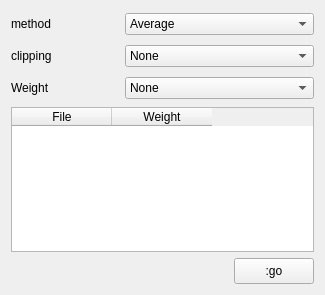
<?xml version="1.0" encoding="UTF-8"?>
<ui version="4.0">
 <class>FormCombine</class>
 <widget class="QWidget" name="FormCombine">
  <property name="geometry">
   <rect>
    <x>0</x>
    <y>0</y>
    <width>325</width>
    <height>295</height>
   </rect>
  </property>
  <property name="windowTitle">
   <string>Combine</string>
  </property>
  <layout class="QGridLayout" name="gridLayout">
   <item row="0" column="0">
    <widget class="QLabel" name="label">
     <property name="minimumSize">
      <size>
       <width>108</width>
       <height>26</height>
      </size>
     </property>
     <property name="maximumSize">
      <size>
       <width>108</width>
       <height>26</height>
      </size>
     </property>
     <property name="text">
      <string>method</string>
     </property>
    </widget>
   </item>
   <item row="0" column="1" colspan="2">
    <widget class="QComboBox" name="comboBoxMethod">
     <item>
      <property name="text">
       <string>Average</string>
      </property>
     </item>
     <item>
      <property name="text">
       <string>Mean</string>
      </property>
     </item>
     <item>
      <property name="text">
       <string>Median</string>
      </property>
     </item>
     <item>
      <property name="text">
       <string>Sum</string>
      </property>
     </item>
    </widget>
   </item>
   <item row="1" column="0">
    <widget class="QLabel" name="label_2">
     <property name="minimumSize">
      <size>
       <width>108</width>
       <height>26</height>
      </size>
     </property>
     <property name="maximumSize">
      <size>
       <width>108</width>
       <height>26</height>
      </size>
     </property>
     <property name="text">
      <string>clipping</string>
     </property>
    </widget>
   </item>
   <item row="1" column="1" colspan="2">
    <widget class="QComboBox" name="comboBoxClipping">
     <item>
      <property name="text">
       <string>None</string>
      </property>
     </item>
     <item>
      <property name="text">
       <string>Sigma</string>
      </property>
     </item>
     <item>
      <property name="text">
       <string>Minmax</string>
      </property>
     </item>
    </widget>
   </item>
   <item row="2" column="0">
    <widget class="QLabel" name="label_3">
     <property name="minimumSize">
      <size>
       <width>108</width>
       <height>26</height>
      </size>
     </property>
     <property name="maximumSize">
      <size>
       <width>108</width>
       <height>26</height>
      </size>
     </property>
     <property name="text">
      <string>Weight</string>
     </property>
    </widget>
   </item>
   <item row="2" column="1" colspan="2">
    <widget class="QComboBox" name="comboBoxWeight">
     <property name="currentIndex">
      <number>0</number>
     </property>
     <item>
      <property name="text">
       <string>None</string>
      </property>
     </item>
     <item>
      <property name="text">
       <string>Custom</string>
      </property>
     </item>
    </widget>
   </item>
   <item row="3" column="0" colspan="3">
    <widget class="QTableWidget" name="tableWidgetWeights">
     <column>
      <property name="text">
       <string>File</string>
      </property>
     </column>
     <column>
      <property name="text">
       <string>Weight</string>
      </property>
     </column>
    </widget>
   </item>
   <item row="4" column="0" colspan="2">
    <spacer name="horizontalSpacer">
     <property name="orientation">
      <enum>Qt::Horizontal</enum>
     </property>
     <property name="sizeHint" stdset="0">
      <size>
       <width>265</width>
       <height>20</height>
      </size>
     </property>
    </spacer>
   </item>
   <item row="4" column="2">
    <widget class="QPushButton" name="pushButtonGo">
     <property name="minimumSize">
      <size>
       <width>80</width>
       <height>26</height>
      </size>
     </property>
     <property name="maximumSize">
      <size>
       <width>80</width>
       <height>26</height>
      </size>
     </property>
     <property name="text">
      <string>:go</string>
     </property>
    </widget>
   </item>
  </layout>
 </widget>
 <resources/>
 <connections/>
</ui>
